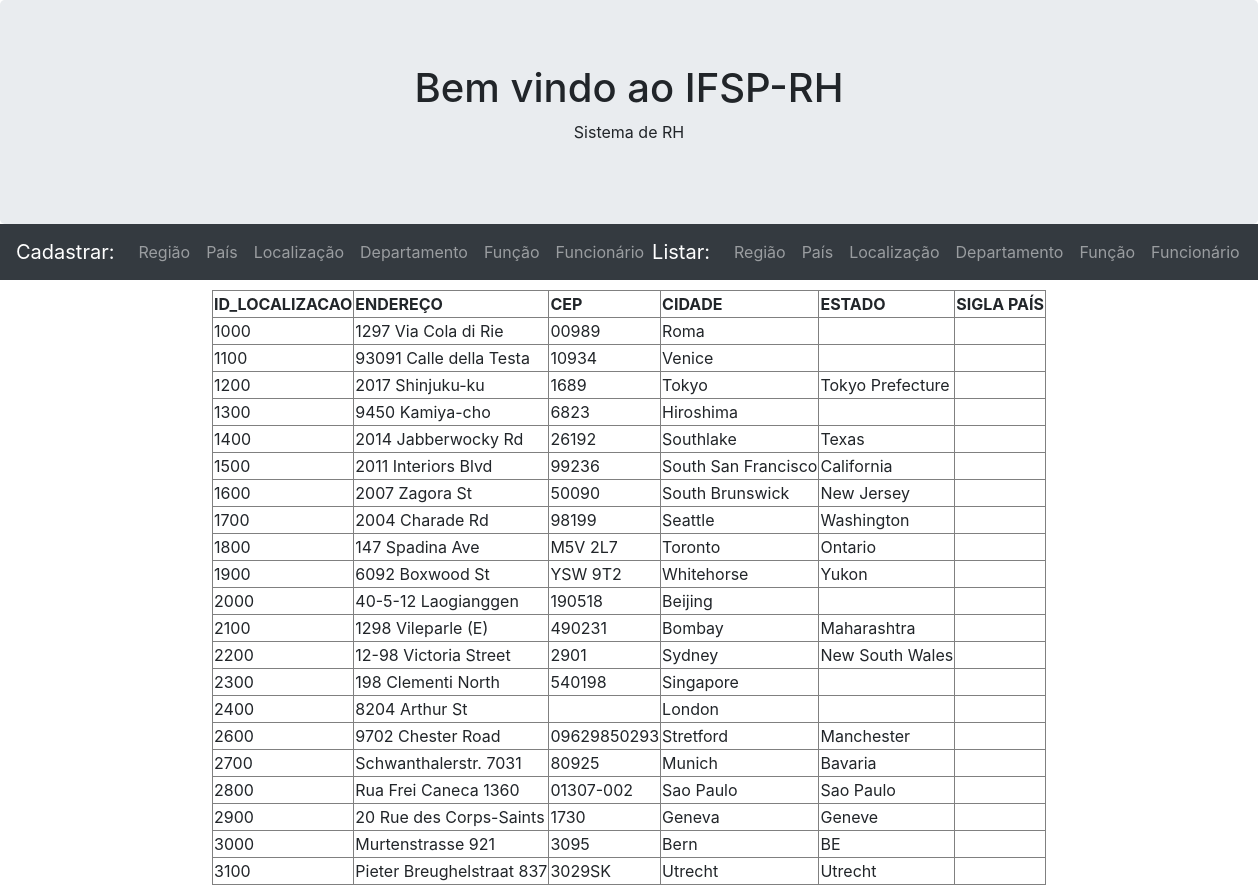
The page /listar_localizacao.php on the database as committed earlier.
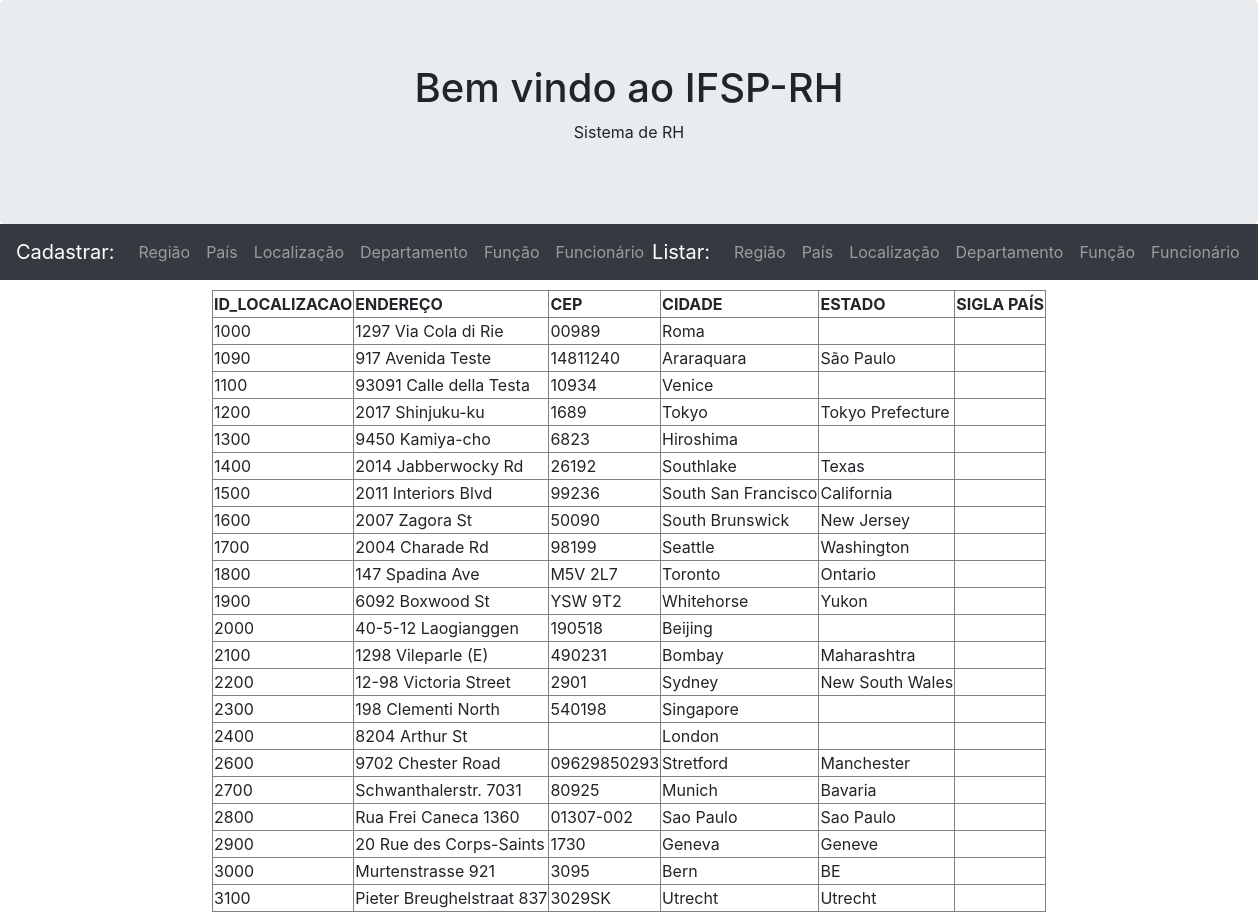
The same page on the database as committed later.
### tables this page shows
CREATE TABLE `localizacao` (
  `ID_LOCALIZACAO` int(11) NOT NULL,
  `ENDERECO` varchar(40) DEFAULT NULL,
  `CEP` varchar(12) DEFAULT NULL,
  `CIDADE` varchar(30) DEFAULT NULL,
  `ESTADO` varchar(25) DEFAULT NULL,
  `ID_PAIS` char(2) DEFAULT NULL
);

### listar_localizacao.php (the view, shortened to what this page needs)
<?php
    include "cabecalho.php";
    include "conexao.php";
    $sql = "SELECT ID_LOCALIZACAO, ENDERECO, CEP, CIDADE, ESTADO, ID_PAIS FROM LOCALIZACAO";
    $resultado = $conexao->query($sql);
?>
<center>
<table border='1'>
    <tr>
        <th>ID_LOCALIZACAO</th>
        <th>ENDEREÇO</th>
        <th>CEP</th>
        <th>CIDADE</th>
        <th>ESTADO</th>
        <th>SIGLA PAÍS</th>
    </tr>
    <?php
        foreach($resultado as $i=>$t){
            echo "<tr>
                    <td>".$t["ID_LOCALIZACAO"]."</td>
                    <td>".$t["ENDERECO"]."</td>
                    <td>".$t["CEP"]."</td>
                    <td>".$t["CIDADE"]."</td>
                    <td>".$t["ESTADO"]."</td>
                    <td><".$t["ID_PAIS"]."</td>
                  </tr>";
        }
    ?>
</table>
</body>
</html>

Rows that differ between the two databases and show on the page:
added localizacao: ID_LOCALIZACAO "1090", ENDERECO "917 Avenida Teste", CEP "14811240", CIDADE "Araraquara", ESTADO "São Paulo"
